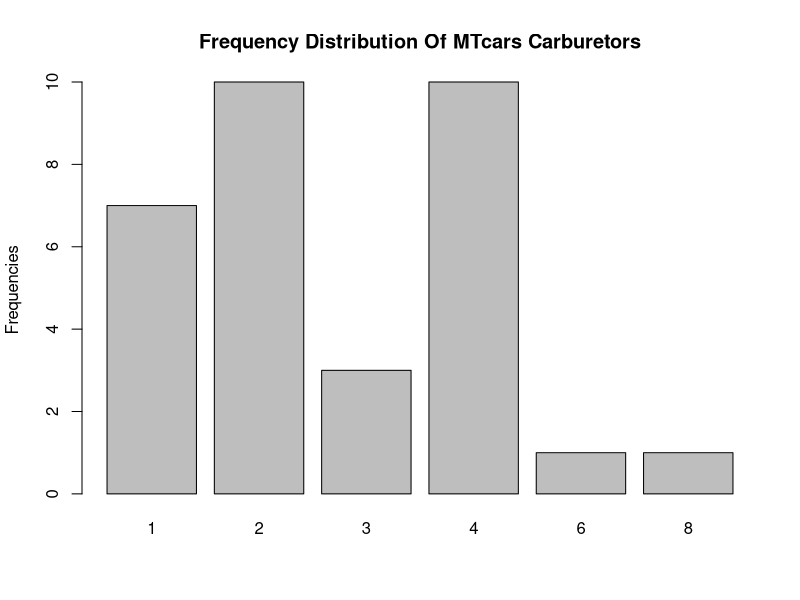
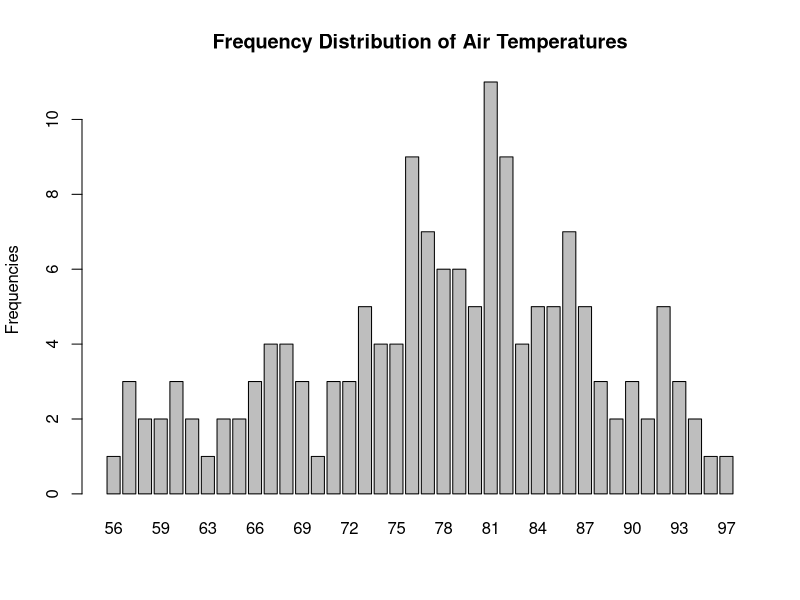
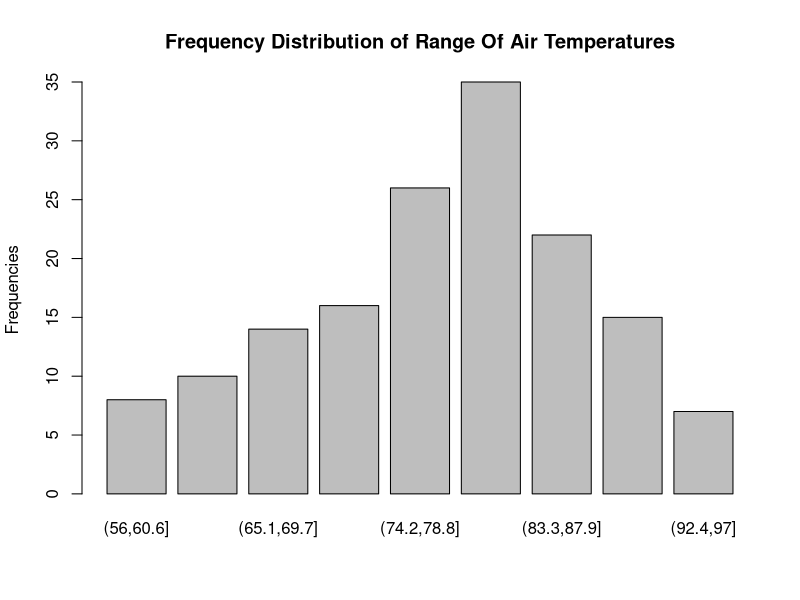

Generate these figures, in order, with R:
packages="datasets"
head(mtcars)
u1<-unique(mtcars$carb)
cat("Carburetors:",u1)
t1=table(mtcars$carb)
barplot(t1,Xlab="Air Temperatures",ylab="Frequencies",main="Frequency Distribution Of MTcars Carburetors")
head(airquality)
u2<-unique(airquality$Temp)
cat("Air Equality's Temperature",u2)
t2=table(airquality$Temp)
barplot(t2,Xlab="Air Temperatures",ylab="Frequencies",main="Frequency Distribution of Air Temperatures")
t3=table(cut(airquality$Temp,9))
barplot(t3,Xlab="Range Of Air Temperatures",ylab="Frequencies",main="Frequency Distribution of Range Of Air Temperatures")